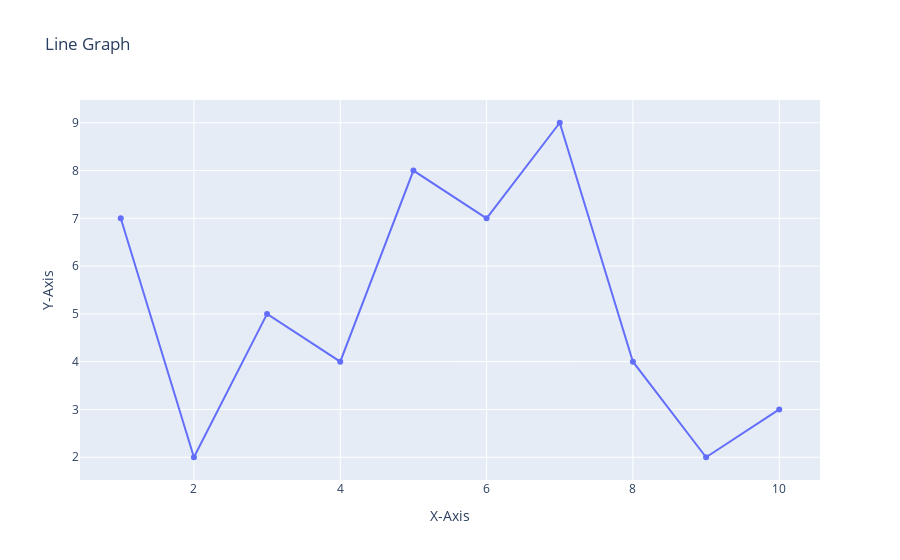

The code cell stored with this chart in its notebook:
### Markdown cell above
Adding titles

### Code cell
fig = go.Figure(go.Scatter(x=x,y=y))
fig.update_layout(title= "Line Graph", xaxis_title= "X-Axis", yaxis_title= "Y-Axis")
fig.show()

### Figure 1 — Plotly figure (JSON) as saved in the notebook; plotly's stock layout.template omitted (floating-point values rounded to 4 significant figures)
{"data": [{"type": "scatter", "x": [1, 2, 3, 4, 5, 6, 7, 8, 9, 10], "y": [7, 2, 5, 4, 8, 7, 9, 4, 2, 3]}], "layout": {"title": {"text": "Line Graph"}, "xaxis": {"title": {"text": "X-Axis"}}, "yaxis": {"title": {"text": "Y-Axis"}}}}
